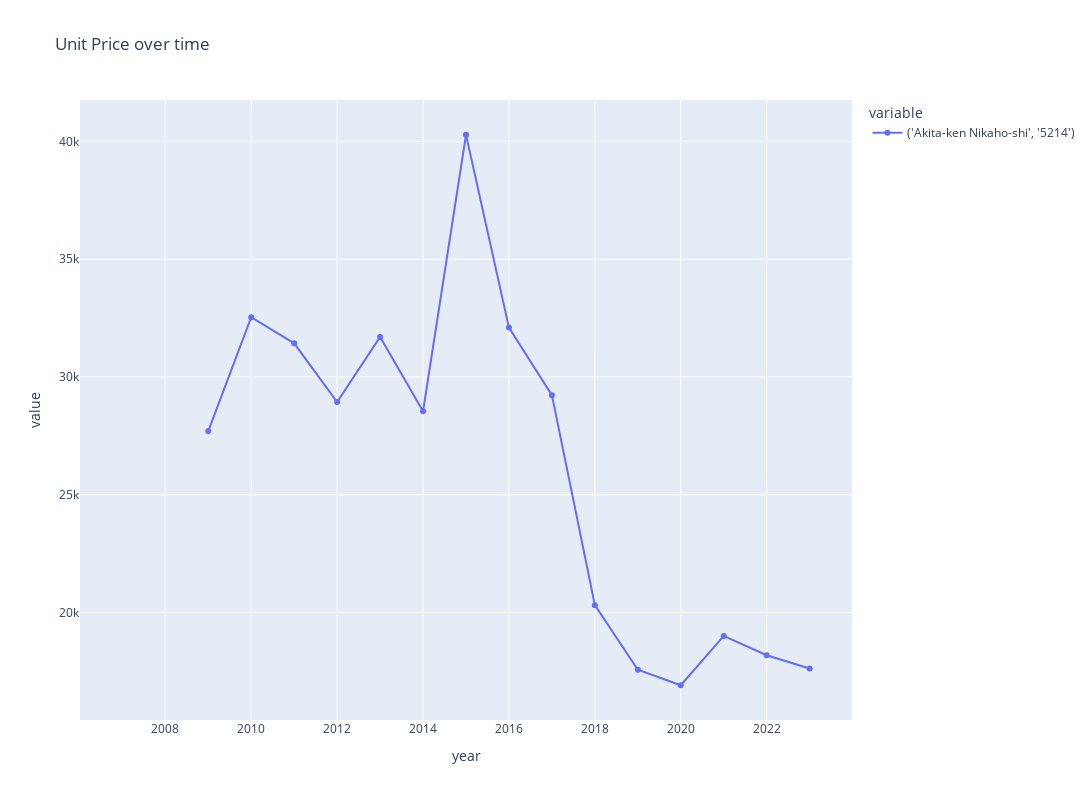

The cell this chart's notebook holds for it:
### Code cell
plot_time_series(
    area_df,
    temporal_smoothed_metric,
    group_by_columns,
    granularity_columns,
    f"Unit Price over time",
    # visible="legendonly",
)

### Figure 1 — Plotly figure (JSON) as saved in the notebook; plotly's stock layout.template omitted (floating-point values rounded to 4 significant figures)
{"data": [{"hovertemplate": "variable=('Akita-ken Nikaho-shi', '5214')<br>year=%{x}<br>value=%{y}<extra></extra>", "legendgroup": "('Akita-ken Nikaho-shi', '5214')", "line": {"color": "#636efa", "dash": "solid"}, "marker": {"symbol": "circle"}, "mode": "lines+markers", "name": "('Akita-ken Nikaho-shi', '5214')", "orientation": "v", "showlegend": true, "type": "scatter", "x": [2007, 2008, 2009, 2010, 2011, 2012, 2013, 2014, 2015, 2016, 2017, 2018, 2019, 2020, 2021, 2022, 2023], "xaxis": "x", "y": [null, null, 27700.0, 32530.0, 31420.0, 28930.0, 31700.0, 28540.0, 40280.0, 32090.0, 29230.0, 20310.0, 17570.0, 16910.0, 19000.0, 18190.0, 17620.0], "yaxis": "y"}], "layout": {"autosize": false, "height": 800, "hovermode": "closest", "legend": {"title": {"text": "variable"}, "tracegroupgap": 0}, "title": {"text": "Unit Price over time"}, "width": 1600, "xaxis": {"anchor": "y", "domain": [0, 1], "title": {"text": "year"}}, "yaxis": {"anchor": "x", "domain": [0, 1], "title": {"text": "value"}}}}
